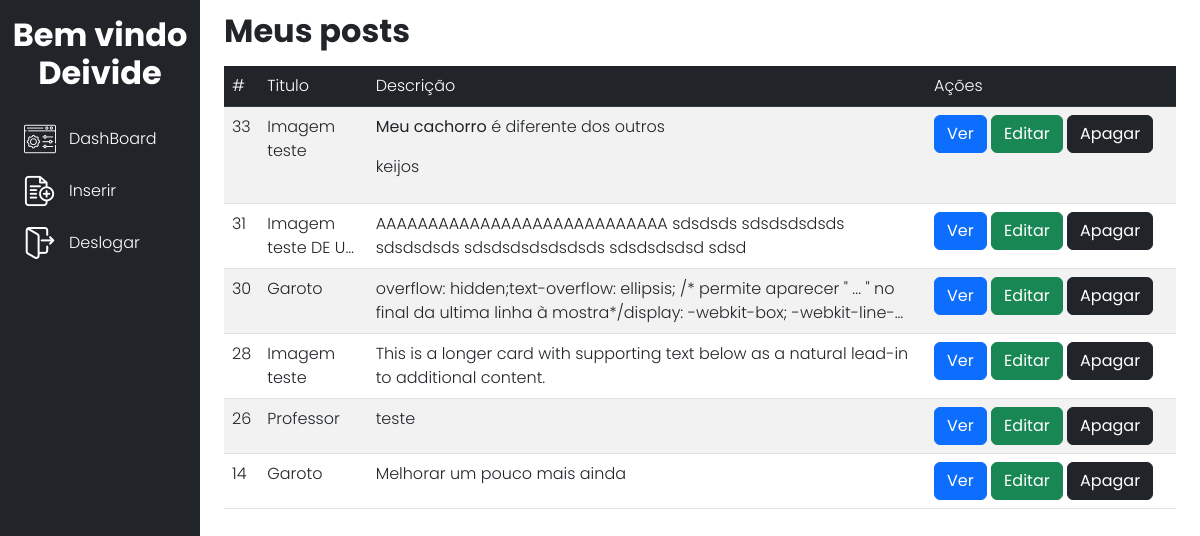
Page /admin/view2.php (signed in) on the committed database.
### tables this page shows
CREATE TABLE `posts` (
  `id` int(11) NOT NULL,
  `title` varchar(30) NOT NULL,
  `description` longtext NOT NULL,
  `category` varchar(20) NOT NULL,
  `data` date NOT NULL,
  `image` varchar(150) NOT NULL
);

### admin/view2.php (the view, shortened to what this page needs)
<?php
    include_once('../config/connection.php');
    $stmt = $conectar -> prepare("SELECT * FROM posts ORDER BY id DESC");
    $stmt -> execute();
    $results = $stmt -> fetchALL(PDO::FETCH_ASSOC);
    include_once('header-view2.php');
?>
            <main class="col-md-9 col-lg-10" style="height: 100vh;" id="main">
                <div class="container">
                    <h1 id="main-title">Meus posts</h1>
                    <table class="table table-striped table-hover" id="contacts-table">
                        <thead class="table-dark">
                            <tr>
                            <th scope="col">#</th>
                            <th scope="col" tyle="width: 250px;">Titulo</th>
                            <th scope="col" >Descrição</th>
                            <th scope="col" style="width: 250px;">Ações</th>
                            </tr>
                        </thead>
                        <tbody>
                        <?php foreach ($results as $post): ?>
                            <tr>
                                <td scope="row"><?= $post["id"]?></td>
                                <td scope="row">
                                    <p style="
                                    overflow: hidden;
                                    text-overflow: ellipsis;
                                    display: -webkit-box;
                                    -webkit-line-clamp: 2;
                                    -webkit-box-orient: vertical;
                                    margin: 0;
                                    padding: 0;
                                    word-wrap: break-word;">
                                    <?= $post["title"]?></td>
                                <div class="textu" style="margin: 0; padding:0;">
                                <td scope="row">
                                    <p style="
                                    overflow: hidden;
                                    text-overflow: ellipsis;
                                    display: -webkit-box;
                                    -webkit-line-clamp: 2;
                                    -webkit-box-orient: vertical;
                                    margin: 0;
                                    padding: 0;
                                    word-wrap: break-word;
                                    ">
                                        <?= $post["description"]?>
                                    </p>
                                </td>
                                </div>
                                <td class="actions">
                                    <a href="viewBlog.php?id=<?= $post["id"] ?>">
                                        <button type="button" class="btn btn-primary">Ver</button>
                                    </a>
                                    <a href="editar.php?id=<?= $post["id"] ?>">
                                        <button type="button" class="btn btn-success">Editar</button>
                                    </a>
                                    <a href="delete.php?id=<?= $post["id"] ?>">
                                        <button type="button" class="btn btn-dark">Apagar</button>
                                    </a>
                                </td>
                            </tr>
                        <?php endforeach; ?>
                        </tbody>
                    </table>
                </div>
            </main>
<?php include_once('footer-view2.php');?>

### css/style-admin-view2.css (style rules this page uses)
*, nav ul li, li a { font-family: 'Poppins', sans-serif; font-weight: 300; text-decoration: none; list-style: none; }
.actions a { text-decoration: none; }
#main-title { font-weight: bold; font-size: xx-large; }
#main { padding-top: 12px; }

### rows in the picture
posts: id "33", title "Imagem teste", description "Meu cachorro é diferente dos outros keijos"
posts: id "31", title "Imagem teste DE…", description "AAAAAAAAAAAAAAAAAAAAAAAAAAAA sdsdsds sdsdsdsdsds sdsdsdsds sdsdsdsdsdsdsds sdsdsdsdsd sdsd"
posts: id "30", title "Garoto", description "overflow: hidden;text-overflow: ellipsis; /* permite aparecer \" ... \" no final da ultima linha à mostra*/display:…"
posts: id "28", title "Imagem teste", description "This is a longer card with supporting text below as a natural lead-in to additional content."
posts: id "26", title "Professor", description "teste"
posts: id "14", title "Garoto", description "Melhorar um pouco mais ainda"

### other values in the picture
$_SESSION['nome'] "Deivide"
